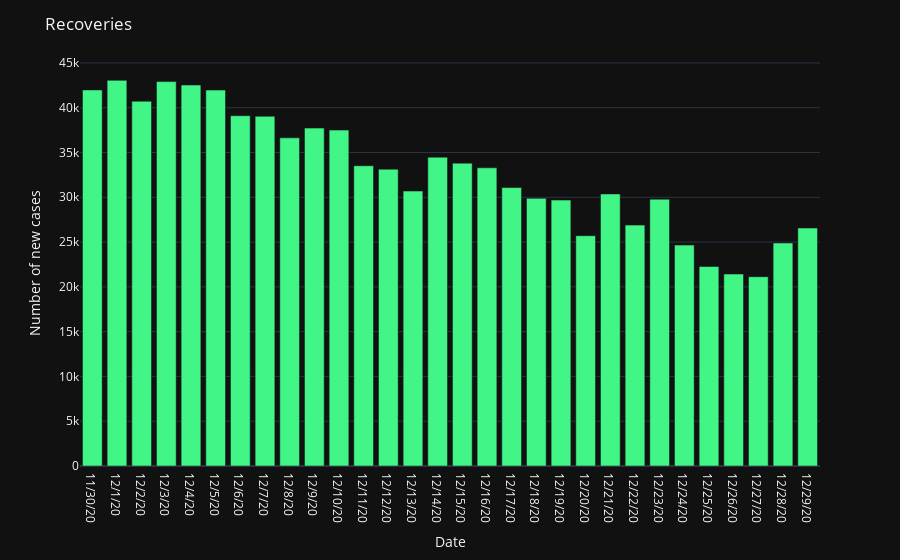

Notebook cell for this chart:
### Code cell
plot_timeseries("India", get_new_recoveries, "Recoveries",n = -30,daily = True)

### Figure 1 — Plotly figure (JSON) as saved in the notebook; plotly's stock layout.template omitted (floating-point values rounded to 4 significant figures)
{"data": [{"alignmentgroup": "True", "hovertemplate": "date=%{x}<br>cases=%{y}<extra></extra>", "legendgroup": "", "marker": {"color": "#42f587"}, "name": "", "offsetgroup": "", "orientation": "v", "showlegend": false, "textposition": "auto", "type": "bar", "x": ["11/30/20", "12/1/20", "12/2/20", "12/3/20", "12/4/20", "12/5/20", "12/6/20", "12/7/20", "12/8/20", "12/9/20", "12/10/20", "12/11/20", "12/12/20", "12/13/20", "12/14/20", "12/15/20", "12/16/20", "12/17/20", "12/18/20", "12/19/20", "12/20/20", "12/21/20", "12/22/20", "12/23/20", "12/24/20", "12/25/20", "12/26/20", "12/27/20", "12/28/20", "12/29/20"], "xaxis": "x", "y": [41985, 43062, 40726, 42916, 42533, 41970, 39109, 39045, 36635, 37725, 37503, 33519, 33136, 30695, 34477, 33813, 33291, 31087, 29885, 29690, 25709, 30376, 26895, 29791, 24661, 22274, 21430, 21131, 24900, 26572], "yaxis": "y"}], "layout": {"barmode": "relative", "legend": {"tracegroupgap": 0}, "margin": {"t": 60}, "title": {"text": "Recoveries"}, "xaxis": {"anchor": "y", "domain": [0, 1], "title": {"text": "Date"}}, "yaxis": {"anchor": "x", "domain": [0, 1], "title": {"text": "Number of new cases"}}}}
